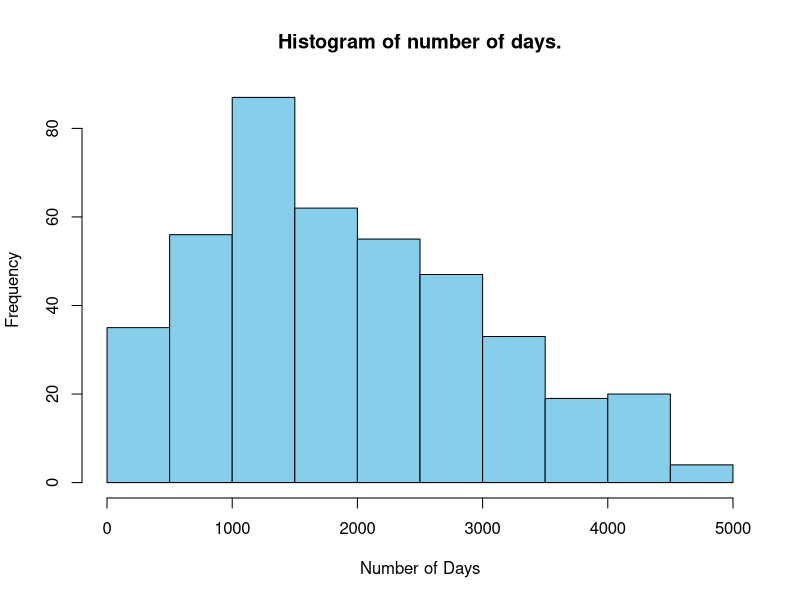
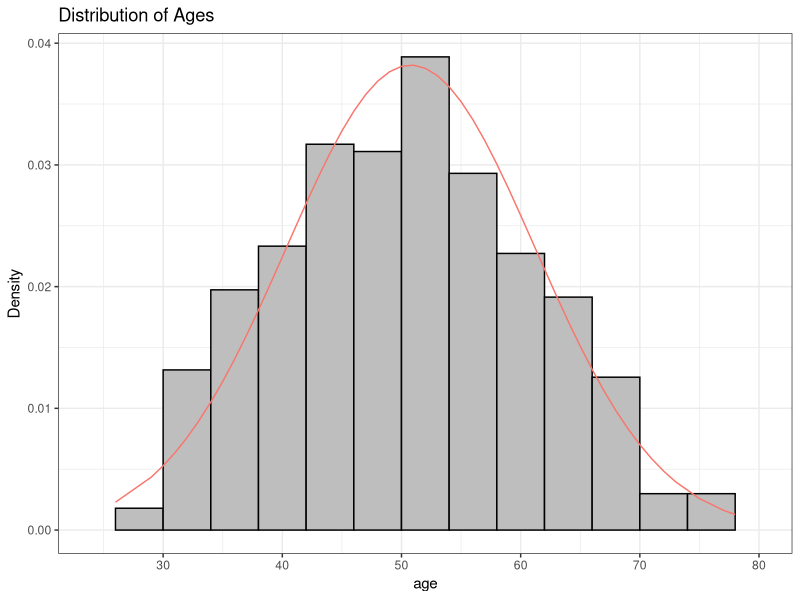
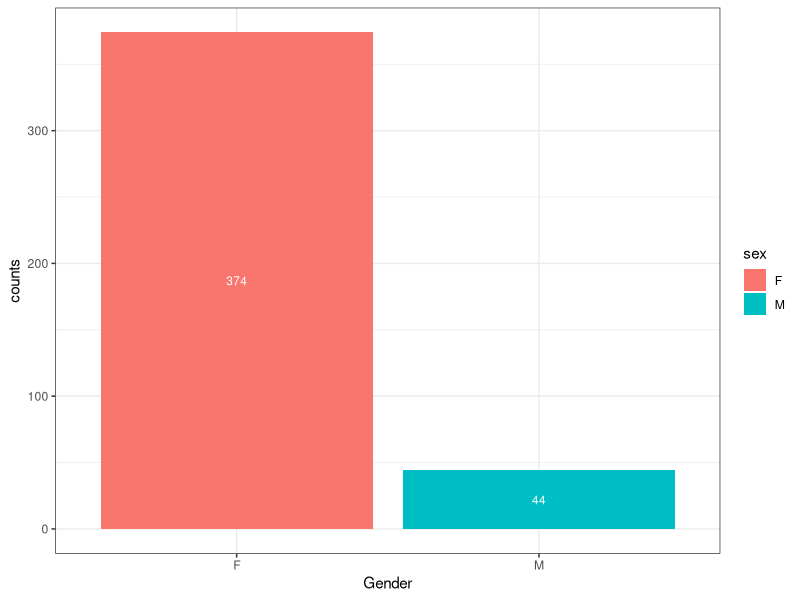
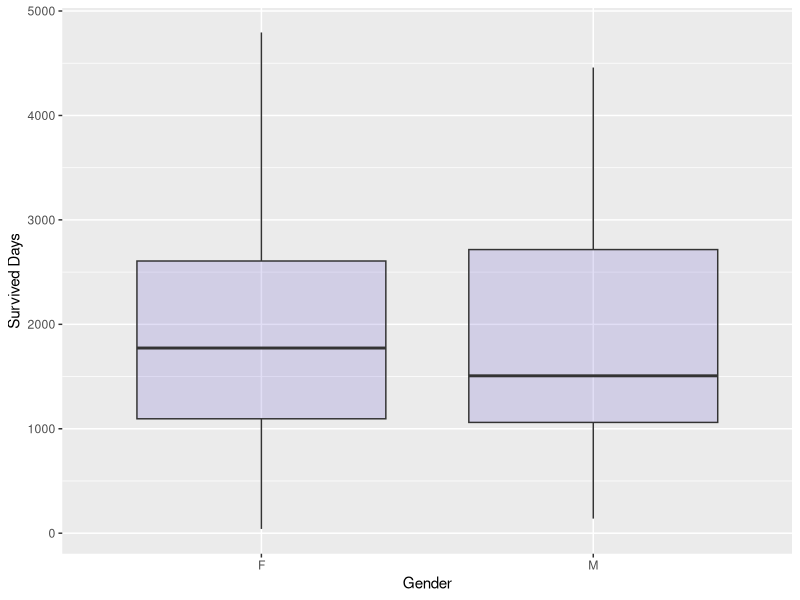
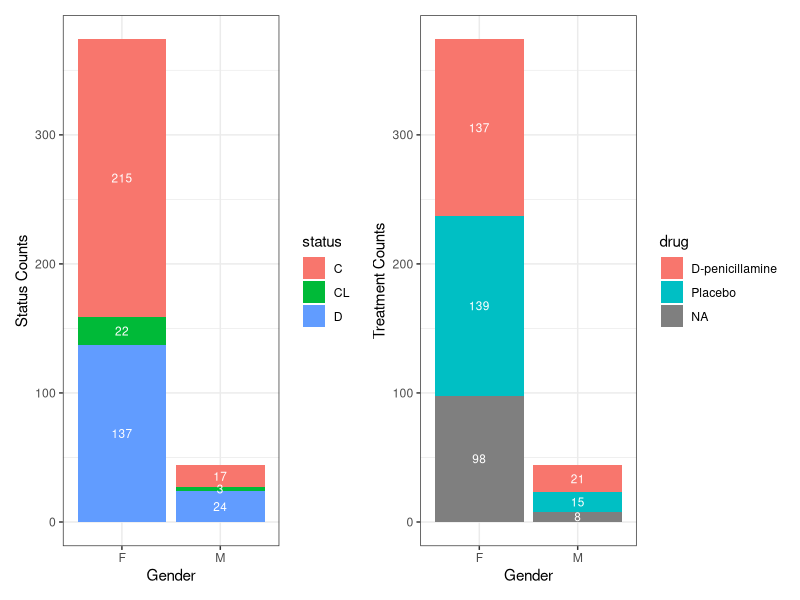
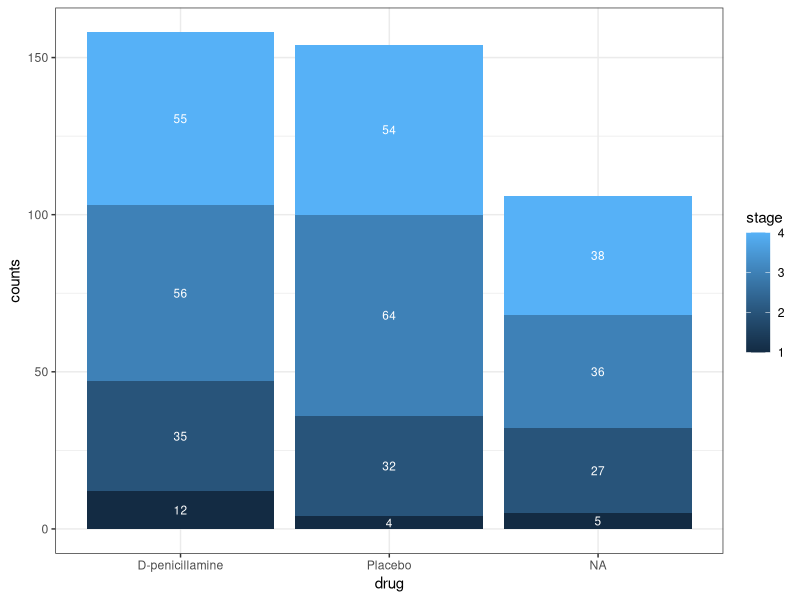
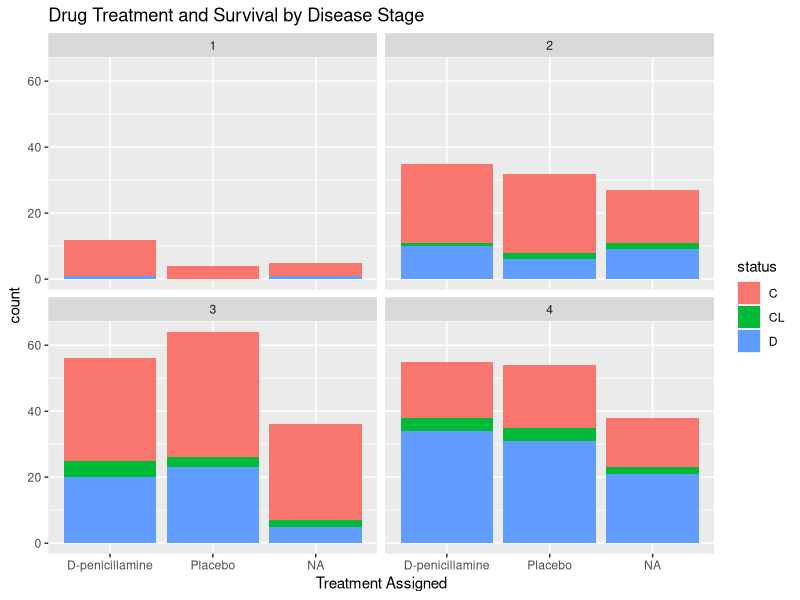
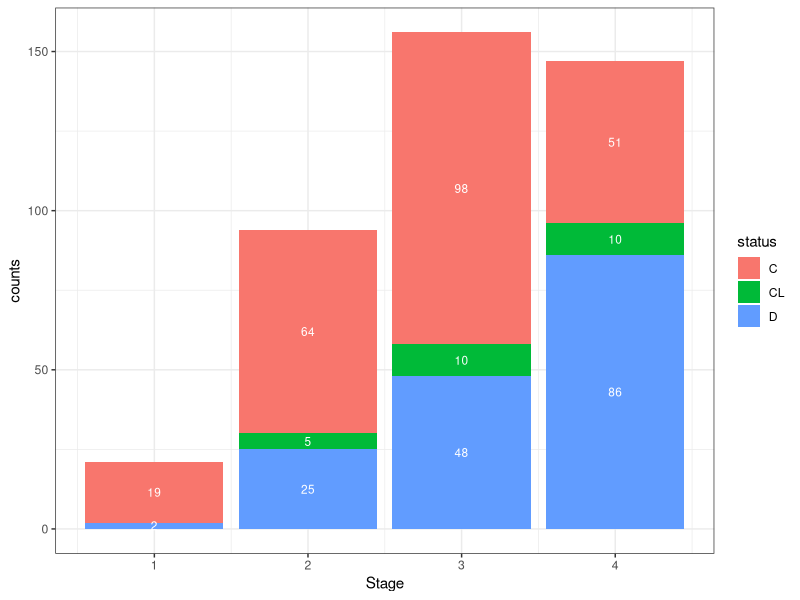

These charts were generated, in order, by the following R code: (Note: this script raises an error after producing the figures.)
## ---- chunk 1
knitr::opts_chunk$set(echo = TRUE)
## ---- chunk 2
library(dplyr)
library(ggplot2)
library(patchwork)
library(ggfortify)
## ---- chunk 3
data <- read.csv(file = "cholangitis.csv", header = TRUE, 
                 stringsAsFactors = TRUE)
summary(data)
## ---- chunk 4
hist(data$n_days, xlab = "Number of Days",
     main = "Histogram of number of days.", col = "skyblue")
## ---- chunk 5
data$age <- round(data$age / 365)
## ---- chunk 6
#Codes for Age
age <- data$age
Ages <- data.frame(age)
mean_age <- mean(age)
sd_age <- sd(age)
x.dens <- dnorm(age, mean = mean_age, sd = sd_age)

#Age histogram
ggplot(Ages, aes(age, y = ..density..)) +
geom_histogram(bins = 10, fill = 'grey', color = 'black', binwidth = 4) +
  scale_x_continuous(breaks = c(20,30,40,50,60,70,80), limits = c(24, 80)) +
geom_line(aes(x = age, y = x.dens, color = 'red'),data = Ages) +
labs(y = 'Density', title = 'Distribution of Ages') +
theme_bw() +
theme(legend.position = "none")
## ---- chunk 7
sex <- data %>%
  group_by(sex) %>% 
  count()

sex_dist <- sex %>% 
  ggplot(aes(x = sex, y = n, fill = sex, label = n)) +
  geom_col() +
  theme_bw() + 
  labs(x = "Gender", y = "counts") +
   geom_text(position = position_stack(vjust = 0.5), size = 3, color = "#ffffff")
sex_dist
## ---- chunk 8
ggplot(data, aes(x = sex, y = n_days)) +
  geom_boxplot(fill="slateblue", alpha=0.2) +
  labs(x = "Gender", y = "Survived Days")
## ---- chunk 9
gen <- data %>%
  group_by(status, sex) %>%
  count()

gen_stat <- gen %>% 
  ggplot(aes(x = sex , y = n, fill = status, label = n)) +
  geom_col() +
  theme_bw() +
   labs(x= "Gender", y = "Status Counts") +
geom_text(position = position_stack(vjust = 0.5), size = 3, color = "#ffffff")

drug_by_gen <- data %>%
  group_by(drug, sex) %>%
  count()

gen_drug <- drug_by_gen %>% 
  ggplot(aes(x = sex, y = n, fill = drug, label = n)) +
  geom_col() +
  theme_bw() +
  labs(x= "Gender", y = "Treatment Counts") +
  geom_text(position = position_stack(vjust = 0.5), size = 3, color = "#ffffff")

gen_stat + gen_drug
## ---- chunk 10
drug_stage <- data %>%
  group_by(drug, stage) %>%
  count()

drug_stage %>% 
  ggplot(aes(x = drug, y = n, fill = stage, label = n)) +
  geom_col() +
  theme_bw() +
  labs(x = "drug", y= "counts") +
geom_text(position = position_stack(vjust = 0.5), size = 3, color = "#ffffff")
## ---- chunk 11
ggplot(data, aes(x = drug, fill = status)) + geom_bar() + 
  xlab("Treatment Assigned") + 
  ggtitle("Drug Treatment and Survival by Disease Stage") +
  facet_wrap(~ stage)
## ---- chunk 12
#status and stage
status_stage <- data %>%
  group_by(status, stage) %>%
  count()

status_stage %>% 
  ggplot(aes(x = stage, y = n, fill = status, label = n)) +
  geom_col() +
  theme_bw() +
  labs(x= "Stage", y = "counts") +
  geom_text(position = position_stack(vjust = 0.5), size = 3, color = "#ffffff")
## ---- chunk 13
ggplot(data, aes(x = n_days)) +
  geom_histogram(fill = "orange", binwidth = 100) +
  labs(x = "Days survived", y = "Count")
## ---- chunk 14
ggplot(data, aes(x = drug, y = n_days)) +
  geom_boxplot() +
  labs(x = "Drug", y = "Number of Days Survived")
## ---- chunk 15
ggplot(data, aes(x = drug, fill = status)) + 
  geom_bar() + 
  xlab("Treatment Assigned") + 
  ggtitle("Drug Treatment and Survival by Disease Stage") + 
  facet_wrap(~ stage)
## ---- chunk 16
data <- data[, -1]
data <- na.omit(data)
## ---- chunk 17
data$status <- as.factor(data$status)
data$edema <- as.factor(data$edema)
data$stage <- as.factor(data$stage)
## ---- chunk 18
data$sex <- as.integer(data$sex == "F")
data$drug <- as.integer(data$drug == "D-penicillamine")
data$ascites <- as.integer(data$ascites == "Y")
data$hepatomegaly <- as.integer(data$hepatomegaly == "Y")
data$spiders <- as.integer(data$spiders == "Y")
## ---- chunk 19
hist((data$n_days), xlab = "Square root of n_days", 
     main = "Transformed Response Variable")
## ---- chunk 20
hist(sqrt(data$n_days), xlab = "Square root of n_days", 
     main = "Transformed Response Variable")
## ---- chunk 21
sqrt_model <- lm(sqrt(n_days) ~ ., data = data)
summary(sqrt_model)
## ---- chunk 22
par(mfrow=c(2,3))
plot(sqrt_model,which= c(1:5))
## ---- chunk 23
# Part 1

# Part 2
cooks_d <- cooks.distance(full_model)
threshold_cooks <- which(cooks.distance(full_model) > 0.03)

# Part 3
leverage <- hatvalues(full_model)
threshold_leverage <- 2 * (length(coef(full_model)) - 1) / nrow(data)
outliers_leverage <- which(leverage > threshold_leverage)

outliers_all <- unique(c(outliers_sr, outliers_cooks, outliers_leverage))
print(outliers_all)
## ---- chunk 24
data_final <- data[-outliers_all, ]
## ---- chunk 25
colss <- c("age", "bilirubin", "cholesterol", "albumin", "copper", "alk_phos", 
           "sgot", "tryglicerides", "platelets", "prothrombin")
data_std <- scale(data[, colss])
pca_result <- prcomp(data_std, center = FALSE, scale = FALSE)
summary(pca_result)
## ---- chunk 26
pca_loadings <- pca_result$rotation
print(pca_loadings)
## ---- chunk 27
biplot(pca_result, scale = 0)
## ---- chunk 28
# 1:5 Specifies the Number of top variables to select
selected_vars <- names(sort(abs(pca_loadings[, 1]), decreasing = TRUE))[1:5]
print(selected_vars)
## ---- chunk 29
model_final <- lm(sqrt(n_days) ~ status + drug + sex + ascites + 
                    hepatomegaly + spiders + stage + edema + 
                    bilirubin + copper + sgot + albumin + tryglicerides
                  , data = data_final)
summary(model_final)
## ---- chunk 30
mean(full_model$residuals^2)
mean(model_final$residuals^2)
